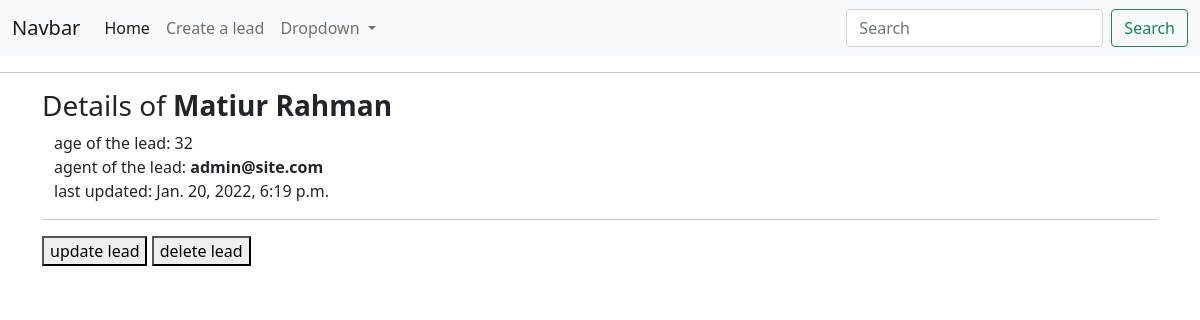
Page /leads/detail/25/ on the committed database.
### main/models.py (models this page shows, shortened)
class Lead(models.Model):
    first_name = models.CharField(max_length=20)
    last_name = models.CharField(max_length=20)
    age = models.IntegerField(default=0)
    agent = models.ForeignKey(Agent, on_delete=models.CASCADE)
    created_at = models.DateTimeField(auto_now_add=True)
    updated_at = models.DateTimeField(auto_now=True)
    class Meta:
        ordering = ['-created_at']

class Agent(models.Model):
    user = models.OneToOneField(User, on_delete=models.CASCADE)
    def __str__(self):
        return self.user.email

class User(AbstractUser):
    pass

### main/views.py (the view)
# urls.py: path('detail/<int:pk>/', views.Lead_detail, name="leadDetail"),
def Lead_detail(request, pk):
    details = Lead.objects.get(pk=pk)
    context = {
        "details":details,
    }
    return render(request, "Leads/lead_detail.html", context)

### templates/Leads/lead_detail.html (shortened to what this page needs)
{% extends "base.html" %}
{% block content %}
    <hr>
    <div class="container">
        <h3> Details of <b>{{details.first_name}} {{details.last_name}}</b> </h3>
        <p class="container">
            age of the lead: {{details.age}} <br>
            agent of the lead: <b>{{details.agent}}</b> <br>
            last updated: {{details.updated_at}} <br>
        </p>
        <hr>
        <a href=" {% url 'leads:leadUpdate' details.pk %} "><button> update lead </button></a>
        <a href=" {% url 'leads:leadDelete' details.pk %} "><button> delete lead </button></a>
    </div>
{% endblock content %}

### rows in the picture
Lead: first_name "Matiur", last_name "Rahman", age "32", agent "admin@site.com", updated_at "Jan. 20, 2022, 6:19 p.m."
